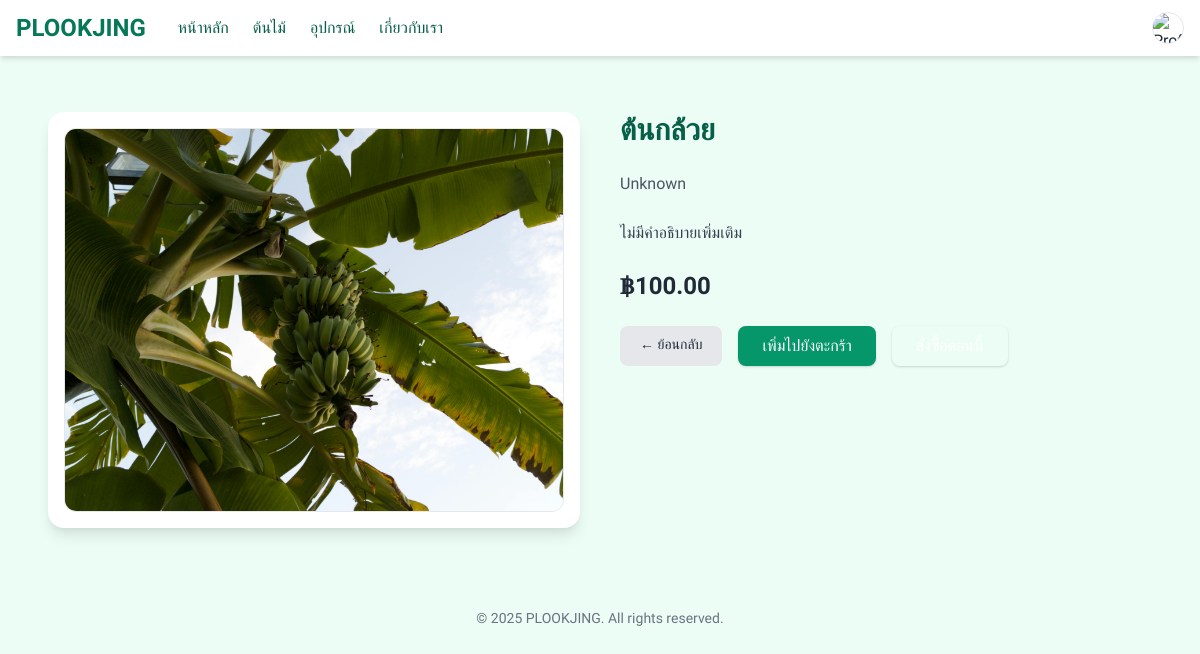
The page /tree/1/ on the database as committed earlier.
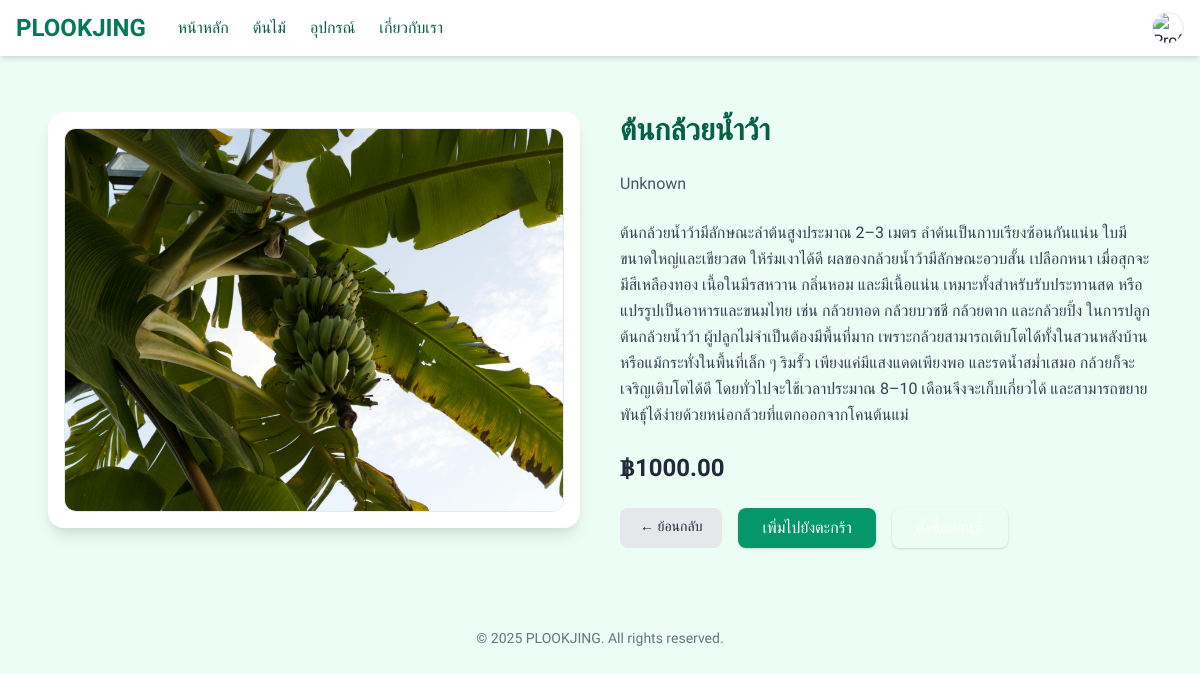
The same page on the database as committed later.
### myapp/models.py (models this page shows, shortened)
class Tree(models.Model):
    name = models.CharField(max_length=100)
    species = models.CharField(max_length=100, default="Unknown")
    description = models.TextField(blank=True)
    image = models.ImageField(upload_to='tree/', null=True, blank=True)
    price = models.DecimalField(max_digits=10, decimal_places=2)

### myapp/views.py (the view)
# urls.py: path('tree/<int:tree_id>/', views.tree_detail, name='tree_detail'),
def tree_detail(request, tree_id):
    tree = get_object_or_404(Tree, pk=tree_id)
    return render(request, 'myapp/tree_detail.html', {'tree': tree})

### myapp/templates/myapp/tree_detail.html (shortened to what this page needs)
{% extends 'base.html' %}
{% block content %}
<div class="max-w-6xl mx-auto p-6">
  <div class="grid grid-cols-1 md:grid-cols-2 gap-10 items-start">
    <div class="bg-white rounded-2xl shadow-lg p-4">
      {% if tree.image %}
        <img src="{{ tree.image.url }}" alt="{{ tree.name }}"
             class="w-full h-96 object-cover rounded-xl border border-gray-200">
      {% else %}
        <div class="w-full h-96 bg-gray-100 rounded-xl flex items-center justify-center text-gray-400">
          ไม่มีรูปภาพ
        </div>
      {% endif %}
    </div>
    <div class="space-y-6">
      <h1 class="text-3xl font-bold text-green-800">{{ tree.name }}</h1>
      <p class="text-gray-600">{{ tree.species }}</p>
      <p class="text-gray-700 leading-relaxed">{{ tree.description|default:"ไม่มีคำอธิบายเพิ่มเติม" }}</p>
      <p class="text-2xl font-bold text-orange-600">฿{{ tree.price|floatformat:2 }}</p>
      <div class="flex space-x-4">
        <a href="{% url 'myapp:select_tree' %}"
           class="px-5 py-2 rounded-lg bg-gray-200 hover:bg-gray-300 text-sm text-gray-800">
          ← ย้อนกลับ
        </a>
        <a href="#" class="px-6 py-2 rounded-lg bg-green-600 hover:bg-green-700 text-white shadow">
          เพิ่มไปยังตะกร้า
        </a>
        <a href="#" class="px-6 py-2 rounded-lg bg-orange-600 hover:bg-orange-700 text-white shadow">
        </a>
      </div>
    </div>
  </div>
</div>
{% endblock %}

Rows that differ between the two databases and show on the page:
changed Tree "Unknown": name "ต้นกล้วย" → "ต้นกล้วยน้ำว้า"; description "ไม่มีคำอธิบายเพิ่มเติม" → "ต้นกล้วยน้ำว้ามีลักษณะลำต้นสูงประมาณ 2–3 เมตร ลำต้นเป็นกาบเรียงซ้อนกันแน่น ใบมีขนาดใหญ่และเขียวสด ให้ร่มเงาได้ดี ผลของกล้วยน้ำว้ามีลักษณะอวบสั้น เปลือกหนา เมื่อสุกจะมีสีเหลืองทอง เนื้อในมีรสหวาน กลิ่นหอม และมีเนื้อแน่น เหมาะทั้งสำหรับรับประทานสด หรือแปรรูปเป็นอาหารและขนมไทย เช่น กล้วยทอด กล้วยบวชชี กล้วยตาก และกล้วยปิ้ง ในการปลูกต้นกล้วยน้ำว้า ผู้ปลูกไม่จำเป็นต้องมีพื้นที่มาก เพราะกล้วยสามารถเติบโตได้ทั้งในสวนหลังบ้าน หรือแม้กระทั่งในพื้นที่เล็ก ๆ ริมรั้ว เพียงแค่มีแสงแดดเพียงพอ และรดน้ำสม่ำเสมอ กล้วยก็จะเจริญเติบโตได้ดี โดยทั่วไปจะใช้เวลาประมาณ 8–10 เดือนจึงจะเก็บเกี่ยวได้ และสามารถขยายพันธุ์ได้ง่ายด้วยหน่อกล้วยที่แตกออกจากโคนต้นแม่"; price "100.00" → "1000.00"
